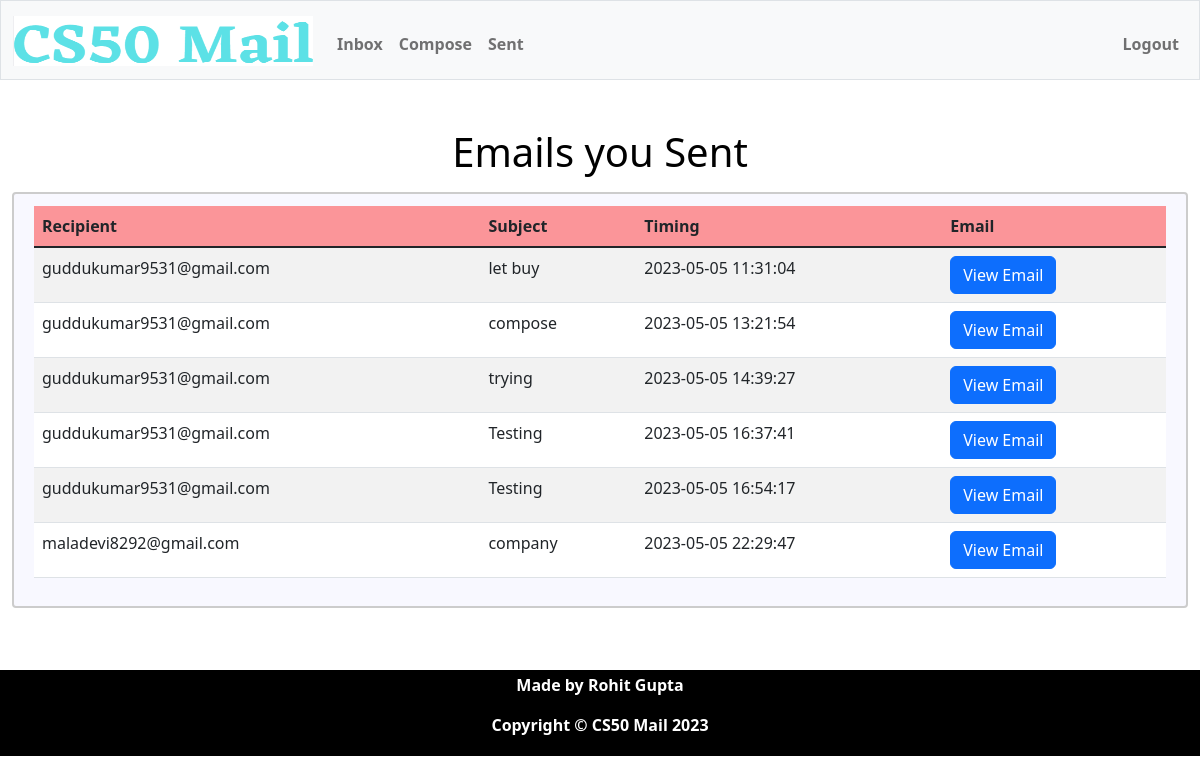
Page /sent (signed in) on the earlier database version.
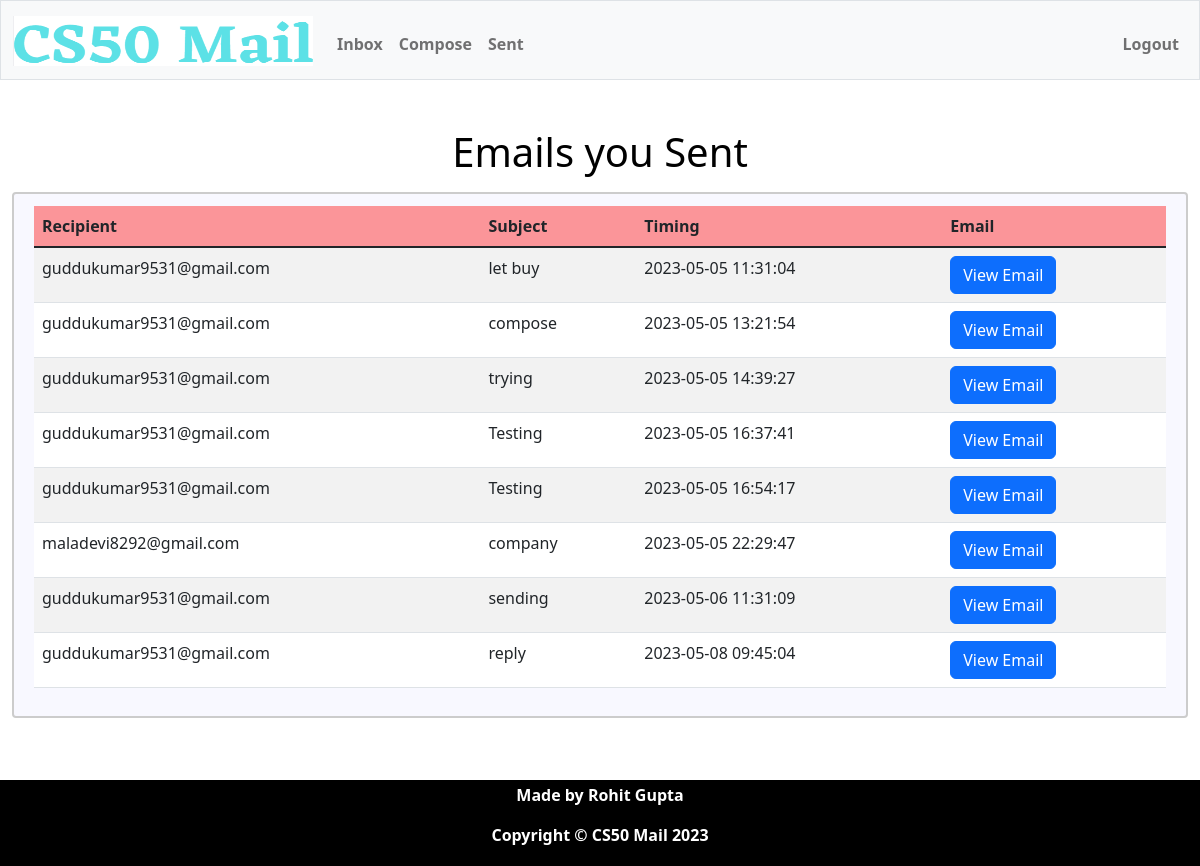
Same page on the later database version.
### tables this page shows
CREATE TABLE 'emails' ('id' INTEGER PRIMARY KEY AUTOINCREMENT NOT NULL, 'sender' TEXT, 'recipient' TEXT, 'subject' TEXT, 'body' TEXT,'timestamp' DATETIME DEFAULT CURRENT_TIMESTAMP);

### app.py (the view)
@app.route("/sent")
@login_required
def sent():
    userId = session["user_id"]
    emailDB = db.execute("SELECT email_id FROM users WHERE id = ?", userId)
    email_id = emailDB[0]["email_id"]
    emails = db.execute("SELECT * FROM emails WHERE sender = ?", email_id)
    return render_template("sent.html",emails=emails)

### app.py (called while the page is built)
@app.after_request
def after_request(response):
    response.headers["Cache-Control"] = "no-cache, no-store, must-revalidate"
    response.headers["Expires"] = 0
    response.headers["Pragma"] = "no-cache"
    return response

### helpers.py (called while the page is built)
def login_required(f):
    @wraps(f)
    def decorated_function(*args, **kwargs):
        if session.get("user_id") is None:
            return redirect("/login")
        return f(*args, **kwargs)
    return decorated_function

### project/template/sent.html (shortened to what this page needs)
{% extends "layout.html" %}
{% block main %}
<h1 class="sent">Emails you Sent</h1>
  <div class="forms">
    <table class="table table-striped table-hover">
       <thead>
         <tr>
           <th style="background-color:rgba(255, 0, 0, 0.4);" scope="col">Recipient</th>
           <th style="background-color:rgba(255, 0, 0, 0.4);" scope="col">Subject</th>
           <th style="background-color:rgba(255, 0, 0, 0.4);" scope="col">Timing</th>
           <th style="background-color:rgba(255, 0, 0, 0.4);" scope="col">Email</th>
         </tr>
       </thead>
       <tbody>
           {% for email in emails %}
           <tr>
              <td>{{ email["recipient"] }}</td>
              <td>{{ email["subject"] }}</td>
              <td>{{ email["timestamp"] }}</td>
              <td>  <form action="email" method="post">
                <input type="submit" class="btn btn-primary" value="View Email">
              </form></td>
           </tr>
           {% endfor %}
       </tbody>
   </table>
  </div>
{% endblock %}

### project/template/layout.html (shortened to what this page needs)
<!DOCTYPE html>
<html lang="en">
    <head>
        <link href="https://cdn.jsdelivr.net/npm/bootstrap@5.1.3/dist/css/bootstrap.min.css" rel="stylesheet">
        <link href="/static/styles.css" rel="stylesheet">
        <link href="https://cdn.jsdelivr.net/npm/bootstrap@5.3.0-alpha3/dist/css/bootstrap.min.css" rel="stylesheet">
    </head>
    <body style="background-color:white">
        <nav class="bg-light border navbar navbar-expand-md navbar-light">
            <div class="container-fluid">
                <a class="navbar-brand" href="/"><img src="/static/head.jpg" width="300px" height="50px" alt="cs50 mail"></a>
                <div class="collapse navbar-collapse" id="navbar">
                    {% if session["user_id"] %}
                        <ul class="navbar-nav me-auto mt-2">
                            <li class="nav-item"><a class="nav-link" href="/"><strong>Inbox</strong></a></li>
                            <li class="nav-item"><a class="nav-link" href="/compose"><strong>Compose</strong></a></li>
                            <li class="nav-item"><a class="nav-link" href="/sent"><strong>Sent</strong></a></li>
                        </ul>
                        <ul class="navbar-nav ms-auto mt-2">
                            <li class="nav-item"><a class="nav-link" href="/logout"><strong>Logout</strong></a></li>
                        </ul>
                    {% else %}
                        <ul class="navbar-nav ms-auto mt-2">
                            <li class="nav-item"><a class="nav-link" href="/register"><strong>Register</strong></a></li>
                            <li class="nav-item"><a class="nav-link" href="/login"><strong>Login</strong></a></li>
                        </ul>
                    {% endif %}
                </div>
            </div>
        </nav>
        <main class="container-fluid py-5 text-center">
            {% block main %}{% endblock %}
        </main>
        <footer class="foot">
            <p><strong>Made by Rohit Gupta</strong></p>
            <p><strong>Copyright &copy CS50 Mail 2023</strong></p>
        </footer>
    </body>
</html>

### project/static/styles.css (style rules this page uses)
nav .navbar-brand { font-size: xx-large; }
.sent { background-color: white; color: black; }
.navbar { padding: 15px; text-align: left; background: #1abc9c; color: white; }
.foot { text-align: center; padding: 3px; background-color:black; color: white; }
.forms { width: 100%; padding: 12px 20px; margin: 8px 0; display: inline-block; border: 2px solid #ccc; border-radius: 4px; box-sizing: border-box; text-align: left; background-color: ghostwhite; }

Differences in the rows shown:
added emails: recipient "guddukumar9531@gmail.com", subject "sending", timestamp "2023-05-06 11:31:09"
added emails: recipient "guddukumar9531@gmail.com", subject "reply", timestamp "2023-05-08 09:45:04"
